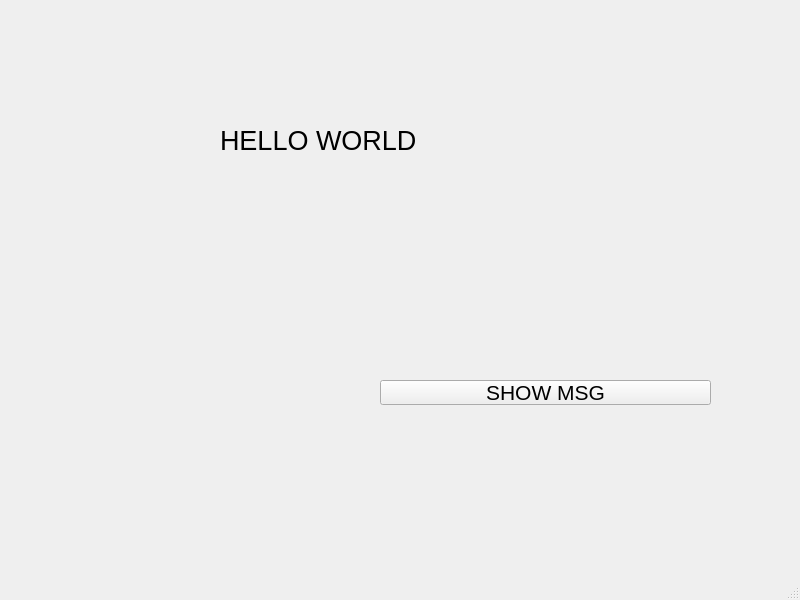
<?xml version="1.0" encoding="UTF-8"?>
<ui version="4.0">
 <class>MainWindow</class>
 <widget class="QMainWindow" name="MainWindow">
  <property name="geometry">
   <rect>
    <x>0</x>
    <y>0</y>
    <width>800</width>
    <height>600</height>
   </rect>
  </property>
  <property name="windowTitle">
   <string>MainWindow</string>
  </property>
  <widget class="QWidget" name="centralwidget">
   <widget class="QPushButton" name="pushButton">
    <property name="geometry">
     <rect>
      <x>380</x>
      <y>380</y>
      <width>331</width>
      <height>25</height>
     </rect>
    </property>
    <property name="font">
     <font>
      <pointsize>16</pointsize>
     </font>
    </property>
    <property name="text">
     <string>SHOW MSG</string>
    </property>
   </widget>
   <widget class="QLabel" name="label">
    <property name="geometry">
     <rect>
      <x>220</x>
      <y>90</y>
      <width>341</width>
      <height>101</height>
     </rect>
    </property>
    <property name="font">
     <font>
      <pointsize>20</pointsize>
     </font>
    </property>
    <property name="text">
     <string>HELLO WORLD</string>
    </property>
   </widget>
  </widget>
  <widget class="QMenuBar" name="menubar">
   <property name="geometry">
    <rect>
     <x>0</x>
     <y>0</y>
     <width>800</width>
     <height>22</height>
    </rect>
   </property>
  </widget>
  <widget class="QStatusBar" name="statusbar"/>
 </widget>
 <resources/>
 <connections/>
</ui>
